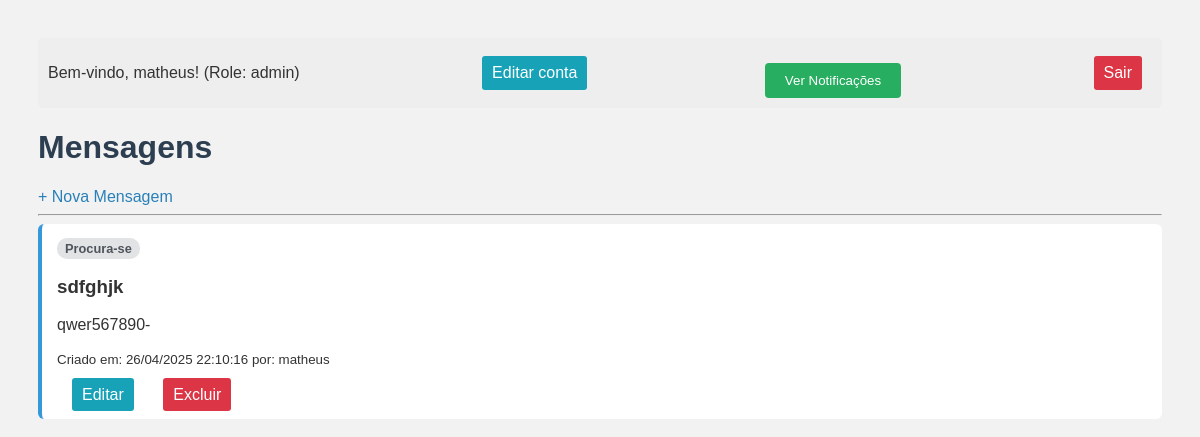
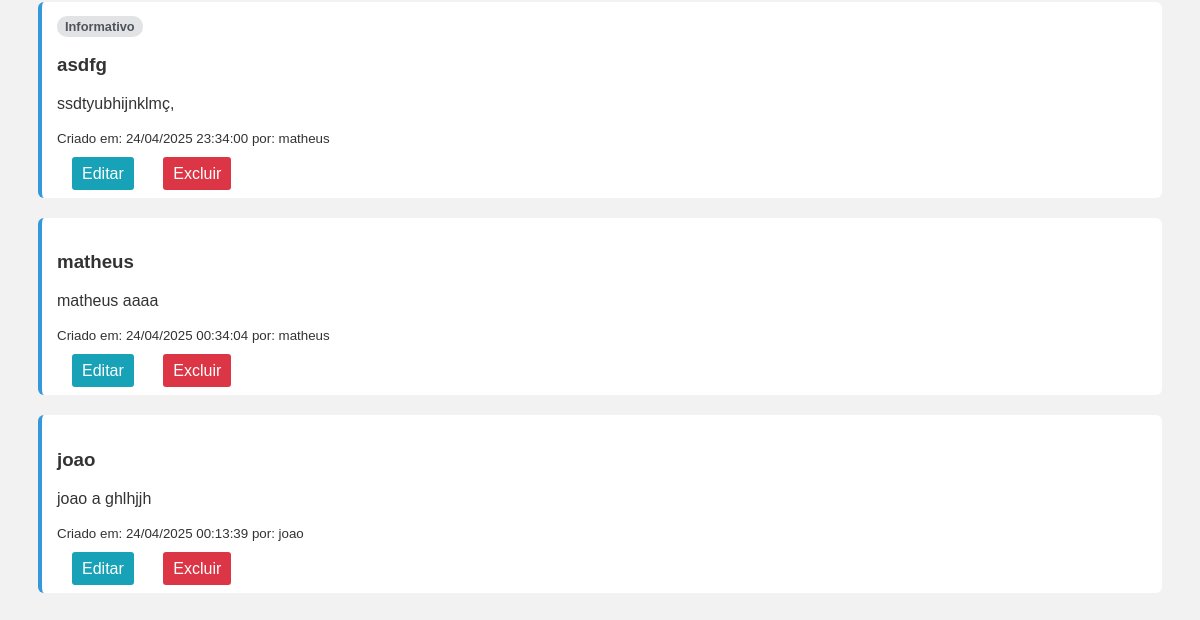
The page /mensagem/index.php (signed in) on the database as committed earlier (2 pictures, top to bottom).
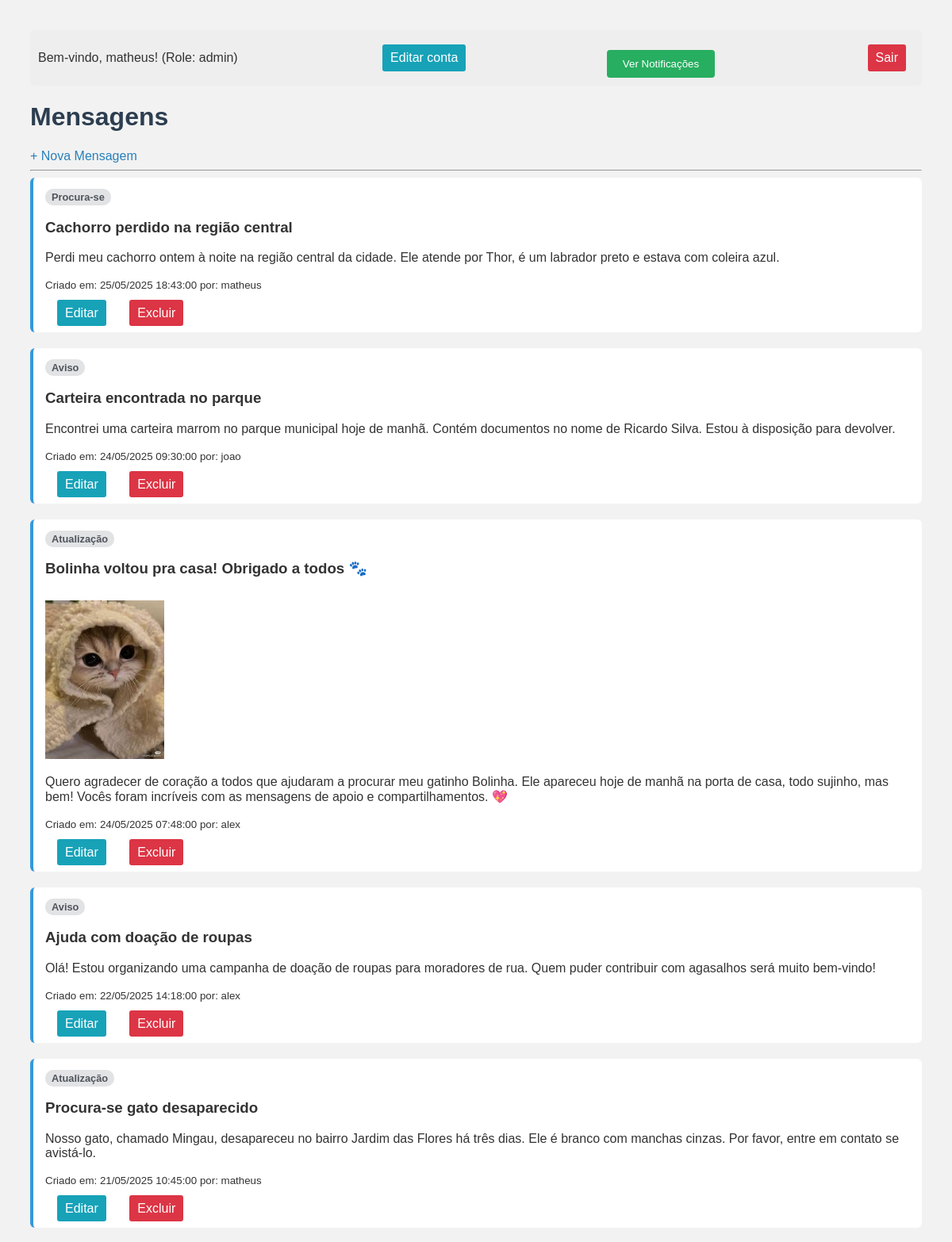
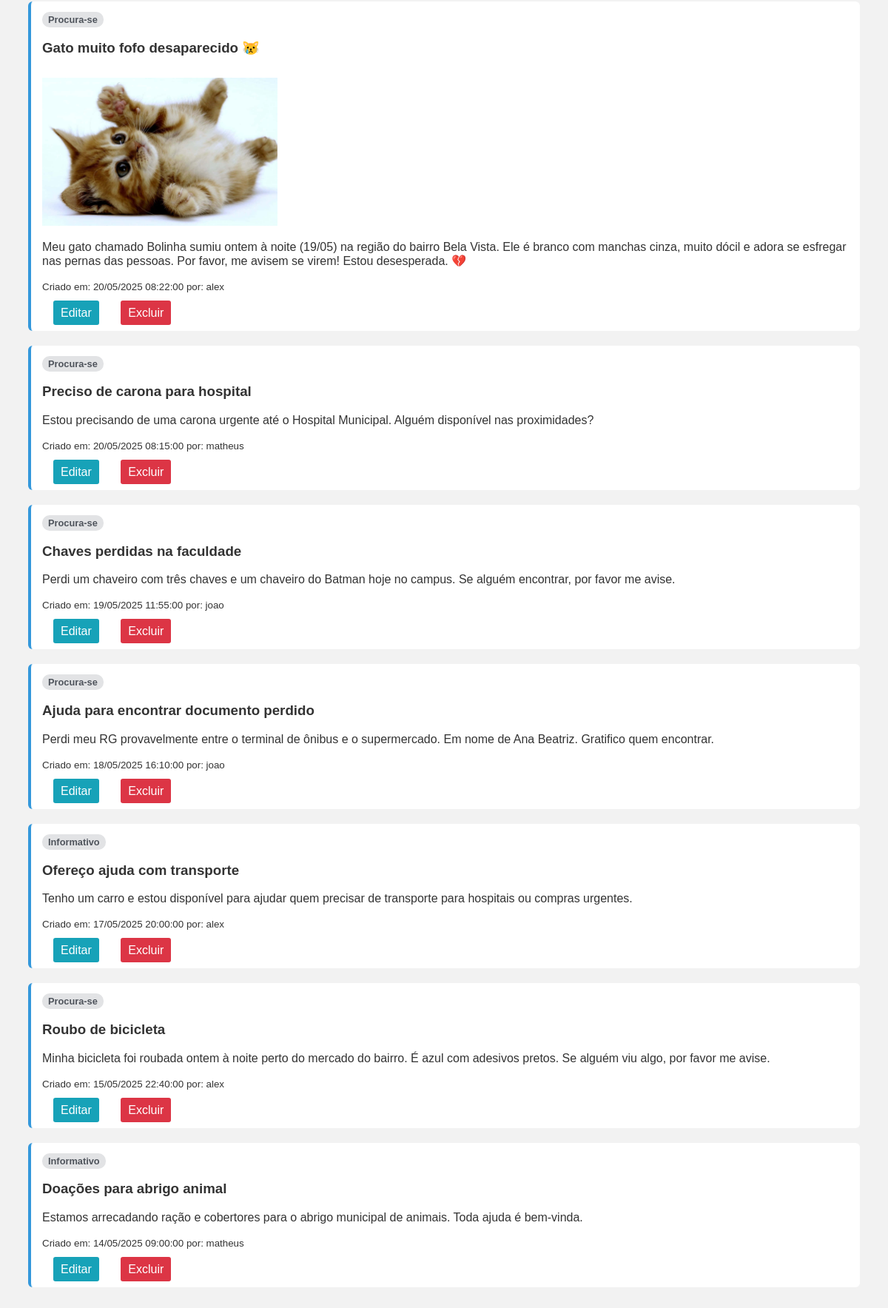
The same page on the database as committed later (2 pictures, top to bottom).
### tables this page shows
CREATE TABLE `mensagens` (
  `id` int(11) NOT NULL,
  `titulo` varchar(100) DEFAULT NULL,
  `conteudo` text DEFAULT NULL,
  `criado_em` timestamp NOT NULL DEFAULT current_timestamp(),
  `user_id` int(11) DEFAULT NULL,
  `tag_id` int(11) DEFAULT NULL,
  `image_path` varchar(255) DEFAULT NULL
);

CREATE TABLE `tags` (
  `id` int(11) NOT NULL,
  `nome` varchar(50) NOT NULL
);

CREATE TABLE `usuarios` (
  `id` int(11) NOT NULL,
  `username` varchar(50) NOT NULL,
  `password` varchar(255) NOT NULL,
  `role` varchar(20) DEFAULT 'user',
  `created_at` timestamp NOT NULL DEFAULT current_timestamp(),
  `email` varchar(255) NOT NULL
);

### mensagem/index.php (the view, shortened to what this page needs)
<?php
include 'db.php';
$sql = "SELECT m.*, u.username, t.nome AS tag_nome
        FROM mensagens m
        LEFT JOIN usuarios u ON m.user_id = u.id
        LEFT JOIN tags t ON m.tag_id = t.id
        ORDER BY m.criado_em DESC";
$result = $conn->query($sql);
$logged_user_id = isset($_SESSION['user_id']) ? $_SESSION['user_id'] : null;
$logged_user_role = isset($_SESSION['role']) ? $_SESSION['role'] : null;
?>
<!DOCTYPE html>
<html>
<head>
    <link rel="stylesheet" href="style.css">
</head>
<body>
    <div style="padding: 10px; background-color: #eee; margin-bottom: 20px; border-radius: 5px; display: flex; justify-content: space-between; align-items: center;">
        <span>
            Bem-vindo, <?php echo htmlspecialchars($_SESSION['username']); ?>!
            (Role: <?php echo htmlspecialchars($logged_user_role); ?>)
        </span>
        <a href="../auth/editar_perfil.php" class = "botao botao-editar">Editar conta</a>
        <a href="notificacoes.php">
            <button>Ver Notificações</button>
        </a>
        <a href="../auth/logout.php" class = "botao botao-excluir">Sair</a>
    </div>
    <h1>Mensagens</h1>
    <a href="create.php" class="button-new">+ Nova Mensagem</a>
    <hr>
    <?php if ($result->num_rows > 0): ?>
        <?php while ($row = $result->fetch_assoc()): ?>
            <div class="message-box">
            <?php if (!empty($row['tag_nome'])): ?>
                    <span class="message-tag" style="background-color: #e2e3e5; color: #4f545c; padding: 3px 8px; border-radius: 10px; font-size: 0.8em; font-weight: bold; margin-right: 10px;">
                        <?= htmlspecialchars($row['tag_nome']) ?>
                    </span>
                 <?php elseif ($row['tag_id']): ?>
                     <span class="message-tag" style="/* estilo diferente talvez */">[Tag Removida]</span>
                 <?php endif; ?>
                <h3><?= htmlspecialchars($row['titulo']) ?></h3>
                <?php if (!empty($row['image_path'])): ?>
                    <img src="<?= htmlspecialchars($row['image_path']) ?>" style="max-height: 200px; height: auto; margin-top: 10px;">
                <?php endif; ?>
                <p><?= nl2br(htmlspecialchars($row['conteudo'])) ?></p>
                <small>
                    Criado em: <?= date('d/m/Y H:i:s', strtotime($row['criado_em'])) ?>
                    <?php
                        $owner_id = $row['user_id'] ?? null;
                    ?>
                    <?php if (!empty($row['username'])): ?>
                        por: <?= htmlspecialchars($row['username']) ?>
                    <?php elseif ($owner_id): ?>
                        por: (usuário desconhecido)
                    <?php else: ?>
                         por: (autor não registrado)
                    <?php endif; ?>
                </small><br>
                <?php
                if ($logged_user_id !== null && ($owner_id == $logged_user_id || $logged_user_role === 'admin')):
                ?><br>
                    <a href="edit.php?id=<?= $row['id'] ?>"  class = "botao botao-editar">Editar</a>
                    <a href="#" onclick="confirmarExclusao(<?= $row['id'] ?>)"  class = "botao botao-excluir">Excluir</a>
                <?php endif; ?>
            </div>
        <?php endwhile; ?>
    <?php else: ?>
        <p>Nenhuma mensagem encontrada.</p>
    <?php endif; ?>
</body>
</html>

### mensagem/style.css (style rules this page uses)
body { font-family: Arial, sans-serif; background-color: #f2f2f2; padding: 30px; color: #333; }
h1, h2 { color: #2c3e50; }
a { color: #2980b9; text-decoration: none; margin-right: 10px; }
button { padding: 10px 20px; margin-top: 15px; background-color: #27ae60; color: white; border: none; border-radius: 4px; cursor: pointer; }
.message-box { background-color: white; padding: 15px; margin-bottom: 20px; border-left: 4px solid #3498db; border-radius: 6px; }
.botao { margin-left: 15px; padding: 8px 10px; text-decoration: none; border-radius: 3px; transition: background-color 0.3s ease, transform 0.2s ease; }
.botao-editar { background-color: #17a2b8; color: white; }
.botao-excluir { background-color: #dc3545; color: white; }

Rows that differ between the two databases and show on the page:
removed mensagens: tag.nome "Procura-se", titulo "sdfghjk", conteudo "qwer567890-", criado_em "26/04/2025 22:10:16", user.username "matheus"
removed mensagens: tag.nome "Informativo", titulo "asdfg", conteudo "ssdtyubhijnklmç,", criado_em "24/04/2025 23:34:00", user.username "matheus"
removed mensagens: titulo "matheus", conteudo "matheus aaaa", criado_em "24/04/2025 00:34:04", user.username "matheus"
removed mensagens: titulo "joao", conteudo "joao a ghlhjjh", criado_em "24/04/2025 00:13:39", user.username "joao"
added mensagens: tag.nome "Procura-se", titulo "Cachorro perdido na região central", conteudo "Perdi meu cachorro ontem à noite na região central da cidade. Ele atende por Thor, é um labrador preto e estava com coleira azul.", criado_em "25/05/2025 18:43:00", user.username "matheus"
added mensagens: tag.nome "Aviso", titulo "Carteira encontrada no parque", conteudo "Encontrei uma carteira marrom no parque municipal hoje de manhã. Contém documentos no nome de Ricardo Silva. Estou à disposição para devolver.", criado_em "24/05/2025 09:30:00", user.username "joao"
added mensagens: tag.nome "Atualização", titulo "Bolinha voltou pra casa! Obrigado a todos 🐾", image_path (picture), conteudo "Quero agradecer de coração a todos que ajudaram a procurar meu gatinho Bolinha. Ele apareceu hoje de manhã na porta de casa, todo sujinho, mas bem! Vocês foram incríveis com as mensagens de apoio e compartilhamentos. 💖", criado_em "24/05/2025 07:48:00", user.username "alex"
added mensagens: tag.nome "Aviso", titulo "Ajuda com doação de roupas", conteudo "Olá! Estou organizando uma campanha de doação de roupas para moradores de rua. Quem puder contribuir com agasalhos será muito bem-vindo!", criado_em "22/05/2025 14:18:00", user.username "alex"
added mensagens: tag.nome "Atualização", titulo "Procura-se gato desaparecido", conteudo "Nosso gato, chamado Mingau, desapareceu no bairro Jardim das Flores há três dias. Ele é branco com manchas cinzas. Por favor, entre em contato se avistá-lo.", criado_em "21/05/2025 10:45:00", user.username "matheus"
added mensagens: tag.nome "Procura-se", titulo "Gato muito fofo desaparecido 😿", image_path (picture), conteudo "Meu gato chamado Bolinha sumiu ontem à noite (19/05) na região do bairro Bela Vista. Ele é branco com manchas cinza, muito dócil e adora se esfregar nas pernas das pessoas. Por favor, me avisem se virem! Estou desesperada. 💔", criado_em "20/05/2025 08:22:00", user.username "alex"
added mensagens: tag.nome "Procura-se", titulo "Preciso de carona para hospital", conteudo "Estou precisando de uma carona urgente até o Hospital Municipal. Alguém disponível nas proximidades?", criado_em "20/05/2025 08:15:00", user.username "matheus"
added mensagens: tag.nome "Procura-se", titulo "Chaves perdidas na faculdade", conteudo "Perdi um chaveiro com três chaves e um chaveiro do Batman hoje no campus. Se alguém encontrar, por favor me avise.", criado_em "19/05/2025 11:55:00", user.username "joao"
added mensagens: tag.nome "Procura-se", titulo "Ajuda para encontrar documento perdido", conteudo "Perdi meu RG provavelmente entre o terminal de ônibus e o supermercado. Em nome de Ana Beatriz. Gratifico quem encontrar.", criado_em "18/05/2025 16:10:00", user.username "joao"
added mensagens: tag.nome "Informativo", titulo "Ofereço ajuda com transporte", conteudo "Tenho um carro e estou disponível para ajudar quem precisar de transporte para hospitais ou compras urgentes.", criado_em "17/05/2025 20:00:00", user.username "alex"
added mensagens: tag.nome "Procura-se", titulo "Roubo de bicicleta", conteudo "Minha bicicleta foi roubada ontem à noite perto do mercado do bairro. É azul com adesivos pretos. Se alguém viu algo, por favor me avise.", criado_em "15/05/2025 22:40:00", user.username "alex"
added mensagens: tag.nome "Informativo", titulo "Doações para abrigo animal", conteudo "Estamos arrecadando ração e cobertores para o abrigo municipal de animais. Toda ajuda é bem-vinda.", criado_em "14/05/2025 09:00:00", user.username "matheus"
